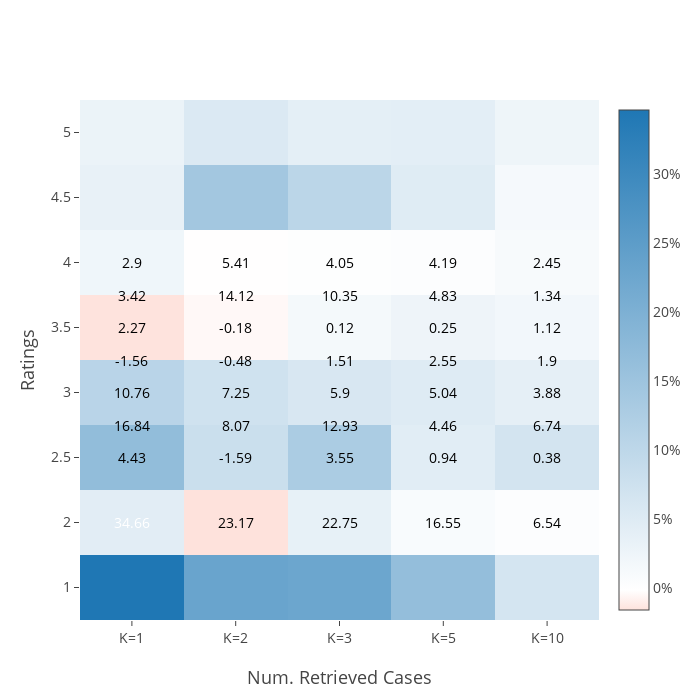

Source (notebook cell):
### Code cell
trace = go.Heatmap(z= z_values,
                   x= x_values,
                   y= y_values,
                   colorscale=[[0.0, 'rgb(254,226,220)'], [0.04, 'rgb(255,255,255)'], [1.0, 'rgb(31, 119, 180)']],
                   colorbar=dict(tickfont=dict(size=14), ticksuffix='%'))

layout = go.Layout(
    autosize=False,
    width=700,
    height=700,
    yaxis=dict(
        title='Ratings',
        type='category',
        titlefont=dict(
            size=18
        ),
        tickfont=dict(
            size=14
        )
        #range=[0.5, 5.5]
    ),
    xaxis=dict(
        title = 'Num. Retrieved Cases',
        titlefont=dict(
            size=18
        ),
        tickfont=dict(
            size=14
        )
    ),
    annotations=annotations
)



data=[trace]
fig = go.Figure(data=data, layout=layout)

iplot(fig, filename='labelled-heatmap')

### Figure 1 — Plotly figure (JSON) as saved in the notebook; plotly's stock layout.template omitted (floating-point values rounded to 4 significant figures)
{"data": [{"colorbar": {"tickfont": {"size": 14}, "ticksuffix": "%"}, "colorscale": [[0, "rgb(254,226,220)"], [0.04, "rgb(255,255,255)"], [1, "rgb(31, 119, 180)"]], "type": "heatmap", "uid": "4dee57d5-1ce0-470f-a080-14f3078531d1", "x": ["K=1", "K=2", "K=3", "K=5", "K=10"], "y": [1, 2, 2.5, 3, 3.5, 4, 4.5, 5], "z": [[34.66, 23.17, 22.75, 16.55, 6.544], [4.432, -1.592, 3.551, 0.9397, 0.3798], [16.84, 8.072, 12.93, 4.464, 6.743], [10.76, 7.253, 5.903, 5.045, 3.877], [-1.559, -0.4806, 1.514, 2.55, 1.905], [2.269, -0.1751, 0.1187, 0.2528, 1.122], [3.424, 14.12, 10.35, 4.832, 1.342], [2.901, 5.406, 4.045, 4.185, 2.453]]}], "layout": {"annotations": [{"ax": 0, "ay": 0, "font": {"color": "rgb(255,255,255)", "size": 14}, "showarrow": false, "text": "34.66", "x": 0, "xref": "x", "y": 1, "yref": "y"}, {"ax": 0, "ay": 0, "font": {"color": "rgb(0, 0, 0)", "size": 14}, "showarrow": false, "text": "4.43", "x": 0, "xref": "x", "y": 2, "yref": "y"}, {"ax": 0, "ay": 0, "font": {"color": "rgb(0, 0, 0)", "size": 14}, "showarrow": false, "text": "16.84", "x": 0, "xref": "x", "y": 2.5, "yref": "y"}, {"ax": 0, "ay": 0, "font": {"color": "rgb(0, 0, 0)", "size": 14}, "showarrow": false, "text": "10.76", "x": 0, "xref": "x", "y": 3, "yref": "y"}, {"ax": 0, "ay": 0, "font": {"color": "rgb(0, 0, 0)", "size": 14}, "showarrow": false, "text": "-1.56", "x": 0, "xref": "x", "y": 3.5, "yref": "y"}, {"ax": 0, "ay": 0, "font": {"color": "rgb(0, 0, 0)", "size": 14}, "showarrow": false, "text": "2.27", "x": 0, "xref": "x", "y": 4, "yref": "y"}, {"ax": 0, "ay": 0, "font": {"color": "rgb(0, 0, 0)", "size": 14}, "showarrow": false, "text": "3.42", "x": 0, "xref": "x", "y": 4.5, "yref": "y"}, {"ax": 0, "ay": 0, "font": {"color": "rgb(0, 0, 0)", "size": 14}, "showarrow": false, "text": "2.9", "x": 0, "xref": "x", "y": 5, "yref": "y"}, {"ax": 0, "ay": 0, "font": {"color": "rgb(0, 0, 0)", "size": 14}, "showarrow": false, "text": "23.17", "x": 1, "xref": "x", "y": 1, "yref": "y"}, {"ax": 0, "ay": 0, "font": {"color": "rgb(0, 0, 0)", "size": 14}, "showarrow": false, "text": "-1.59", "x": 1, "xref": "x", "y": 2, "yref": "y"}, {"ax": 0, "ay": 0, "font": {"color": "rgb(0, 0, 0)", "size": 14}, "showarrow": false, "text": "8.07", "x": 1, "xref": "x", "y": 2.5, "yref": "y"}, {"ax": 0, "ay": 0, "font": {"color": "rgb(0, 0, 0)", "size": 14}, "showarrow": false, "text": "7.25", "x": 1, "xref": "x", "y": 3, "yref": "y"}, {"ax": 0, "ay": 0, "font": {"color": "rgb(0, 0, 0)", "size": 14}, "showarrow": false, "text": "-0.48", "x": 1, "xref": "x", "y": 3.5, "yref": "y"}, {"ax": 0, "ay": 0, "font": {"color": "rgb(0, 0, 0)", "size": 14}, "showarrow": false, "text": "-0.18", "x": 1, "xref": "x", "y": 4, "yref": "y"}, {"ax": 0, "ay": 0, "font": {"color": "rgb(0, 0, 0)", "size": 14}, "showarrow": false, "text": "14.12", "x": 1, "xref": "x", "y": 4.5, "yref": "y"}, {"ax": 0, "ay": 0, "font": {"color": "rgb(0, 0, 0)", "size": 14}, "showarrow": false, "text": "5.41", "x": 1, "xref": "x", "y": 5, "yref": "y"}, {"ax": 0, "ay": 0, "font": {"color": "rgb(0, 0, 0)", "size": 14}, "showarrow": false, "text": "22.75", "x": 2, "xref": "x", "y": 1, "yref": "y"}, {"ax": 0, "ay": 0, "font": {"color": "rgb(0, 0, 0)", "size": 14}, "showarrow": false, "text": "3.55", "x": 2, "xref": "x", "y": 2, "yref": "y"}, {"ax": 0, "ay": 0, "font": {"color": "rgb(0, 0, 0)", "size": 14}, "showarrow": false, "text": "12.93", "x": 2, "xref": "x", "y": 2.5, "yref": "y"}, {"ax": 0, "ay": 0, "font": {"color": "rgb(0, 0, 0)", "size": 14}, "showarrow": false, "text": "5.9", "x": 2, "xref": "x", "y": 3, "yref": "y"}, {"ax": 0, "ay": 0, "font": {"color": "rgb(0, 0, 0)", "size": 14}, "showarrow": false, "text": "1.51", "x": 2, "xref": "x", "y": 3.5, "yref": "y"}, {"ax": 0, "ay": 0, "font": {"color": "rgb(0, 0, 0)", "size": 14}, "showarrow": false, "text": "0.12", "x": 2, "xref": "x", "y": 4, "yref": "y"}, {"ax": 0, "ay": 0, "font": {"color": "rgb(0, 0, 0)", "size": 14}, "showarrow": false, "text": "10.35", "x": 2, "xref": "x", "y": 4.5, "yref": "y"}, {"ax": 0, "ay": 0, "font": {"color": "rgb(0, 0, 0)", "size": 14}, "showarrow": false, "text": "4.05", "x": 2, "xref": "x", "y": 5, "yref": "y"}, {"ax": 0, "ay": 0, "font": {"color": "rgb(0, 0, 0)", "size": 14}, "showarrow": false, "text": "16.55", "x": 3, "xref": "x", "y": 1, "yref": "y"}, {"ax": 0, "ay": 0, "font": {"color": "rgb(0, 0, 0)", "size": 14}, "showarrow": false, "text": "0.94", "x": 3, "xref": "x", "y": 2, "yref": "y"}, {"ax": 0, "ay": 0, "font": {"color": "rgb(0, 0, 0)", "size": 14}, "showarrow": false, "text": "4.46", "x": 3, "xref": "x", "y": 2.5, "yref": "y"}, {"ax": 0, "ay": 0, "font": {"color": "rgb(0, 0, 0)", "size": 14}, "showarrow": false, "text": "5.04", "x": 3, "xref": "x", "y": 3, "yref": "y"}, {"ax": 0, "ay": 0, "font": {"color": "rgb(0, 0, 0)", "size": 14}, "showarrow": false, "text": "2.55", "x": 3, "xref": "x", "y": 3.5, "yref": "y"}, {"ax": 0, "ay": 0, "font": {"color": "rgb(0, 0, 0)", "size": 14}, "showarrow": false, "text": "0.25", "x": 3, "xref": "x", "y": 4, "yref": "y"}, {"ax": 0, "ay": 0, "font": {"color": "rgb(0, 0, 0)", "size": 14}, "showarrow": false, "text": "4.83", "x": 3, "xref": "x", "y": 4.5, "yref": "y"}, {"ax": 0, "ay": 0, "font": {"color": "rgb(0, 0, 0)", "size": 14}, "showarrow": false, "text": "4.19", "x": 3, "xref": "x", "y": 5, "yref": "y"}, {"ax": 0, "ay": 0, "font": {"color": "rgb(0, 0, 0)", "size": 14}, "showarrow": false, "text": "6.54", "x": 4, "xref": "x", "y": 1, "yref": "y"}, {"ax": 0, "ay": 0, "font": {"color": "rgb(0, 0, 0)", "size": 14}, "showarrow": false, "text": "0.38", "x": 4, "xref": "x", "y": 2, "yref": "y"}, {"ax": 0, "ay": 0, "font": {"color": "rgb(0, 0, 0)", "size": 14}, "showarrow": false, "text": "6.74", "x": 4, "xref": "x", "y": 2.5, "yref": "y"}, {"ax": 0, "ay": 0, "font": {"color": "rgb(0, 0, 0)", "size": 14}, "showarrow": false, "text": "3.88", "x": 4, "xref": "x", "y": 3, "yref": "y"}, {"ax": 0, "ay": 0, "font": {"color": "rgb(0, 0, 0)", "size": 14}, "showarrow": false, "text": "1.9", "x": 4, "xref": "x", "y": 3.5, "yref": "y"}, {"ax": 0, "ay": 0, "font": {"color": "rgb(0, 0, 0)", "size": 14}, "showarrow": false, "text": "1.12", "x": 4, "xref": "x", "y": 4, "yref": "y"}, {"ax": 0, "ay": 0, "font": {"color": "rgb(0, 0, 0)", "size": 14}, "showarrow": false, "text": "1.34", "x": 4, "xref": "x", "y": 4.5, "yref": "y"}, {"ax": 0, "ay": 0, "font": {"color": "rgb(0, 0, 0)", "size": 14}, "showarrow": false, "text": "2.45", "x": 4, "xref": "x", "y": 5, "yref": "y"}], "autosize": false, "height": 700, "width": 700, "xaxis": {"autorange": true, "range": [-0.5, 4.5], "tickfont": {"size": 14}, "title": {"font": {"size": 18}, "text": "Num. Retrieved Cases"}, "type": "category"}, "yaxis": {"autorange": true, "range": [-0.5, 7.5], "tickfont": {"size": 14}, "title": {"font": {"size": 18}, "text": "Ratings"}, "type": "category"}}}
